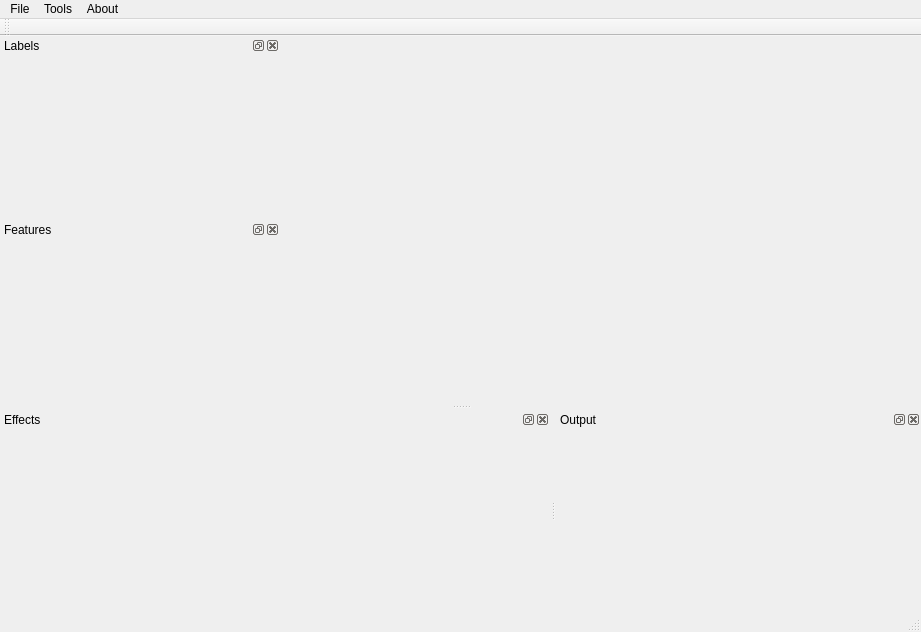
<?xml version="1.0" encoding="UTF-8"?>
<ui version="4.0">
 <class>MainWindow</class>
 <widget class="QMainWindow" name="MainWindow">
  <property name="geometry">
   <rect>
    <x>0</x>
    <y>0</y>
    <width>921</width>
    <height>632</height>
   </rect>
  </property>
  <property name="windowTitle">
   <string>MainWindow</string>
  </property>
  <property name="windowIcon">
   <iconset>
    <normaloff>../res/icons/classification.png</normaloff>../res/icons/classification.png</iconset>
  </property>
  <widget class="QWidget" name="centralWidget"/>
  <widget class="QToolBar" name="mainToolBar">
   <attribute name="toolBarArea">
    <enum>TopToolBarArea</enum>
   </attribute>
   <attribute name="toolBarBreak">
    <bool>false</bool>
   </attribute>
  </widget>
  <widget class="QStatusBar" name="statusBar"/>
  <widget class="QDockWidget" name="dockLabel">
   <property name="minimumSize">
    <size>
     <width>280</width>
     <height>80</height>
    </size>
   </property>
   <property name="maximumSize">
    <size>
     <width>280</width>
     <height>524287</height>
    </size>
   </property>
   <property name="windowTitle">
    <string>Labels</string>
   </property>
   <attribute name="dockWidgetArea">
    <number>1</number>
   </attribute>
   <widget class="QWidget" name="dockWidgetContents"/>
  </widget>
  <widget class="QDockWidget" name="dockEffects">
   <property name="minimumSize">
    <size>
     <width>550</width>
     <height>200</height>
    </size>
   </property>
   <property name="maximumSize">
    <size>
     <width>550</width>
     <height>524287</height>
    </size>
   </property>
   <property name="floating">
    <bool>false</bool>
   </property>
   <property name="windowTitle">
    <string>Effects</string>
   </property>
   <attribute name="dockWidgetArea">
    <number>8</number>
   </attribute>
   <widget class="QWidget" name="dockWidgetContents_2"/>
  </widget>
  <widget class="QMenuBar" name="menuBar">
   <property name="geometry">
    <rect>
     <x>0</x>
     <y>0</y>
     <width>921</width>
     <height>22</height>
    </rect>
   </property>
   <widget class="QMenu" name="menuFile">
    <property name="title">
     <string>File</string>
    </property>
    <addaction name="actionOpen"/>
    <addaction name="actionSaveAs"/>
    <addaction name="actionClose"/>
    <addaction name="separator"/>
    <addaction name="actionExit"/>
   </widget>
   <widget class="QMenu" name="menuTools">
    <property name="title">
     <string>Tools</string>
    </property>
   </widget>
   <widget class="QMenu" name="menuAbout">
    <property name="title">
     <string>About</string>
    </property>
   </widget>
   <addaction name="menuFile"/>
   <addaction name="menuTools"/>
   <addaction name="menuAbout"/>
  </widget>
  <widget class="QDockWidget" name="dockFeatures">
   <property name="minimumSize">
    <size>
     <width>280</width>
     <height>80</height>
    </size>
   </property>
   <property name="maximumSize">
    <size>
     <width>280</width>
     <height>524287</height>
    </size>
   </property>
   <property name="windowTitle">
    <string>Features</string>
   </property>
   <attribute name="dockWidgetArea">
    <number>1</number>
   </attribute>
   <widget class="QWidget" name="dockWidgetContents_3"/>
  </widget>
  <widget class="QDockWidget" name="dockOutput">
   <property name="minimumSize">
    <size>
     <width>82</width>
     <height>200</height>
    </size>
   </property>
   <property name="windowTitle">
    <string>Output</string>
   </property>
   <attribute name="dockWidgetArea">
    <number>8</number>
   </attribute>
   <widget class="QWidget" name="dockWidgetContents_6"/>
  </widget>
  <action name="actionOpen">
   <property name="enabled">
    <bool>true</bool>
   </property>
   <property name="text">
    <string>Open</string>
   </property>
   <property name="statusTip">
    <string>Open Cloud Point File</string>
   </property>
  </action>
  <action name="actionSaveAs">
   <property name="enabled">
    <bool>false</bool>
   </property>
   <property name="text">
    <string>Save As...</string>
   </property>
   <property name="statusTip">
    <string>Save 3D Model</string>
   </property>
  </action>
  <action name="actionDataAnalysisSettings">
   <property name="enabled">
    <bool>false</bool>
   </property>
   <property name="text">
    <string>Data analysis settings</string>
   </property>
   <property name="statusTip">
    <string>Data analysis settings</string>
   </property>
  </action>
  <action name="actionDataAnalysis">
   <property name="enabled">
    <bool>false</bool>
   </property>
   <property name="text">
    <string>Data analysis</string>
   </property>
  </action>
  <action name="actionNumClasses">
   <property name="enabled">
    <bool>false</bool>
   </property>
   <property name="text">
    <string>Set number of classes</string>
   </property>
   <property name="toolTip">
    <string>Set number of classes</string>
   </property>
   <property name="statusTip">
    <string>Set number of classes</string>
   </property>
  </action>
  <action name="actionCompute_features">
   <property name="enabled">
    <bool>false</bool>
   </property>
   <property name="text">
    <string>Compute features</string>
   </property>
   <property name="iconText">
    <string>Compute features</string>
   </property>
   <property name="toolTip">
    <string>Compute features</string>
   </property>
   <property name="statusTip">
    <string>Introduce el numero de caracteriticas geometricas a utilizar.</string>
   </property>
  </action>
  <action name="actionWeightFeatures">
   <property name="enabled">
    <bool>false</bool>
   </property>
   <property name="text">
    <string>Weights settings</string>
   </property>
   <property name="statusTip">
    <string>Select the geometric characteristics</string>
   </property>
  </action>
  <action name="actionEffectFeatures">
   <property name="enabled">
    <bool>false</bool>
   </property>
   <property name="text">
    <string>Effects settings</string>
   </property>
   <property name="statusTip">
    <string>Select effect of each geometric characteristic</string>
   </property>
  </action>
  <action name="actionClassification">
   <property name="enabled">
    <bool>false</bool>
   </property>
   <property name="text">
    <string>Classification</string>
   </property>
  </action>
  <action name="actionNumFeatures">
   <property name="enabled">
    <bool>false</bool>
   </property>
   <property name="text">
    <string>Set number of features</string>
   </property>
   <property name="statusTip">
    <string>Set number of features</string>
   </property>
  </action>
  <action name="actionClose">
   <property name="enabled">
    <bool>false</bool>
   </property>
   <property name="text">
    <string>Close</string>
   </property>
   <property name="statusTip">
    <string>Close all documents</string>
   </property>
  </action>
  <action name="actionExit">
   <property name="text">
    <string>Exit</string>
   </property>
   <property name="statusTip">
    <string>Exit</string>
   </property>
  </action>
  <action name="actionType_of_classification">
   <property name="text">
    <string>Type of classification</string>
   </property>
   <property name="statusTip">
    <string>Select the type of classificaton</string>
   </property>
  </action>
 </widget>
 <layoutdefault spacing="6" margin="11"/>
 <resources/>
 <connections/>
</ui>
